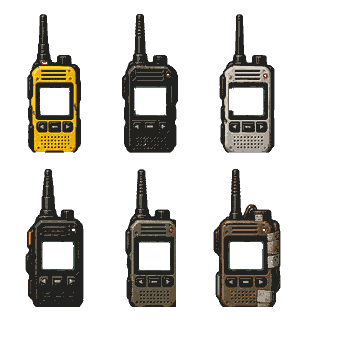
#> input picture art_source/radio/legacy/DTA_Walkie_Shells_CompactSource.png, 341 x 341 px, found by its file name
$ python build_dtabstract_walkie_shells_compact.py
#> lines starting #> are read from the running program, lines starting #| are printed output that depends on the picture
#!/usr/bin/env python3
"""Rebuild PsychopatzCore's manifest-aligned 1024x1024 shell texture.

The checked-in 341x341 compact art retains six artist-approved radio designs,
downsampled from the earlier higher-resolution approved local PNG. This is a
pixel-art fidelity compromise until the full-size master is published. The
compact source and the generated production atlas are BOTH stored in GitHub.
Build time only: requires Pillow; game does not load this script.
"""
import argparse
from collections import deque
from pathlib import Path
from PIL import Image, ImageDraw

SRC_SIZE = (341, 341)
ATLAS_SIZE = (1024, 1024)
COLS = (32, 320, 608)
ROWS = (32, 496)
SCREENS = [
    ("walkie_toys_shell",       (90, 236, 81, 61)),
    ("walkie_valutech_shell",   (85, 236, 82, 61)),
    ("walkie_premium_shell",    (81, 236, 83, 61)),
    ("walkie_tactical_shell",   (99, 246, 81, 55)),
    ("walkie_usarmy_shell",    (107, 247, 72, 55)),
    ("walkie_makeshift_shell",  (86, 247, 79, 55)),
]

# Measured connected alpha-zero apertures in the checked-in compact source
# after the 1024px atlas transform.  These are intentionally larger than the
# safe content viewports above; the runtime matte must cover this complete
# opening without filling the shell's unrelated exterior transparency.
LCD_BACKDROPS = [
    (88, 232, 90, 81),
    (82, 232, 96, 81),
    (80, 232, 102, 81),
    (97, 231, 93, 81),
    (97, 234, 93, 81),
    (83, 231, 99, 81),
]

ATLAS_GUTTERS = [
    (288, 32, 32, 896),
    (576, 32, 32, 896),
    (864, 32, 32, 896),
    (32, 464, 832, 32),
]


def compose(source):
    image = Image.open(source).convert("RGBA")
#> image is the input picture: PIL image 341x341 RGBA; mean R, G, B, A 16.6, 15.2, 11.2, 58.8
    if image.size != SRC_SIZE:
        raise ValueError(f"expected {SRC_SIZE} source, got {image.size}")
    full = image.resize(ATLAS_SIZE, Image.Resampling.NEAREST)
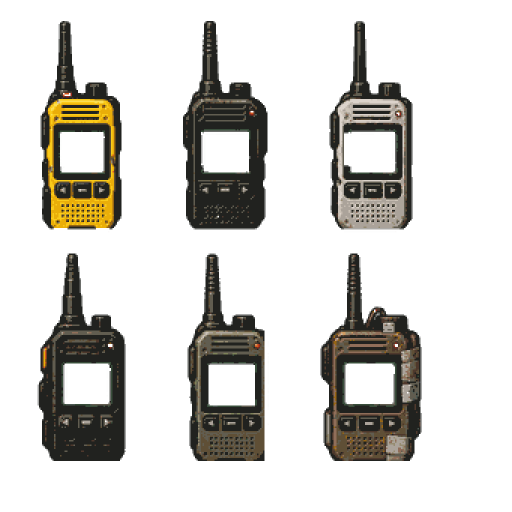
#> full: PIL image 1024x1024 RGBA (shown at 1/2 size); mean R, G, B, A 16.6, 15.2, 11.2, 58.8; transparent parts drawn white
    alpha = full.getchannel("A")
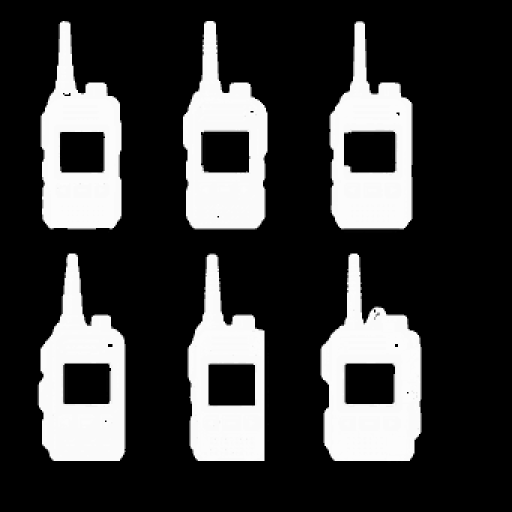
#> alpha: PIL image 1024x1024 L (shown at 1/2 size); min 0, max 253, mean 58.8
    draw = ImageDraw.Draw(alpha)
    for index, (name, screen) in enumerate(SCREENS):
        cx, cy = COLS[index % 3], ROWS[index // 3]
        sx, sy, sw, sh = screen
        draw.rectangle((cx + sx, cy + sy,
                        cx + sx + sw - 1, cy + sy + sh - 1), fill=0)
    # Keep every UV cell isolated.  The compact source has one fringe pixel
    # below the first row; leaving it in the inter-row gutter makes linear
    # filtering able to sample a neighboring shell at the cell boundary.
    for x, y, w, h in ATLAS_GUTTERS:
        draw.rectangle((x, y, x + w - 1, y + h - 1), fill=0)
    full.putalpha(alpha)
    return full


def validate(image):
    if image.mode != "RGBA" or image.size != ATLAS_SIZE:
        raise AssertionError("wrong atlas mode or dimension")
    assert image.getpixel((0, 0))[3] == 0
    for index, (name, (sx, sy, sw, sh)) in enumerate(SCREENS):
        cx, cy = COLS[index % 3], ROWS[index // 3]
        sprite = image.crop((cx, cy, cx + 256, cy + 432))
        if sprite.getchannel("A").getbbox() is None:
            raise AssertionError(f"{name}: empty shell")
        region = image.crop((cx + sx, cy + sy,
                             cx + sx + sw, cy + sy + sh))
        if region.getchannel("A").getbbox() is not None:
            raise AssertionError(f"{name}: screen is not fully transparent")
        if sx < 0 or sy < 0 or sx + sw > 256 or sy + sh > 432:
            raise AssertionError(f"{name}: screen out of cell bounds")
        aperture = LCD_BACKDROPS[index]
        pixels = sprite.getchannel("A").load()
        start = (sx + sw // 2, sy + sh // 2)
        queue = deque([start])
        seen = {start}
        while queue:
            x, y = queue.popleft()
            for nx, ny in ((x - 1, y), (x + 1, y),
                           (x, y - 1), (x, y + 1)):
                if not (0 <= nx < 256 and 0 <= ny < 432):
                    continue
                if (nx, ny) in seen or pixels[nx, ny] != 0:
                    continue
                seen.add((nx, ny))
                queue.append((nx, ny))
        xs = [point[0] for point in seen]
        ys = [point[1] for point in seen]
        measured = (min(xs), min(ys), max(xs) - min(xs) + 1,
                    max(ys) - min(ys) + 1)
        if measured != aperture:
            raise AssertionError(
                f"{name}: LCD aperture drifted: {measured} != {aperture}"
            )
#> this loop made 6 passes
#> pass 1, in validate, `sprite = image.crop((cx, cy, cx + 256, cy + 432))`:
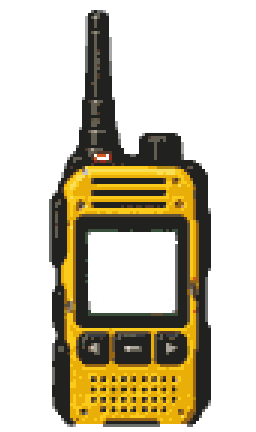
#> sprite: PIL image 256x432 RGBA; mean R, G, B, A 39.3, 32.2, 10.1, 89.5; transparent parts drawn white
#> pass 2, in validate, `sprite = image.crop((cx, cy, cx + 256, cy + 432))`:
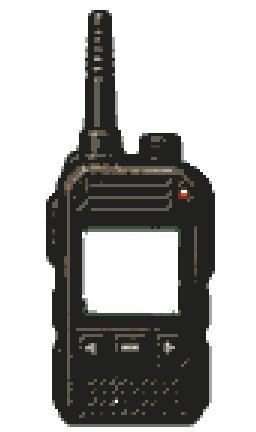
#> sprite: PIL image 256x432 RGBA; mean R, G, B, A 14.9, 15.1, 13, 90.4; transparent parts drawn white
    if image.crop((896, 0, 1024, 1024)).getchannel("A").getbbox():
        raise AssertionError("atlas bleeds into right reserve")
    if image.crop((0, 960, 1024, 1024)).getchannel("A").getbbox():
        raise AssertionError("atlas bleeds into bottom reserve")


def main():
    p = argparse.ArgumentParser()
    p.add_argument('--source',
        default='art_source/radio/legacy/DTA_Walkie_Shells_CompactSource.png')
    p.add_argument('--output',
        default='Contents/mods/PsychopatzCore/common/media/ui/psychopatz/radio/shells/DTA_Walkie_Shells.png')
    p.add_argument('--preview', default=None)
    args = p.parse_args()
    atlas = compose(args.source)
    validate(atlas)
    output = Path(args.output)
    output.parent.mkdir(parents=True, exist_ok=True)
    atlas.save(output, optimize=True)
    reopened = Image.open(output).convert('RGBA')
    validate(reopened)
#> the loop in validate (call 2), `for index, (name, (sx, sy, sw, sh)) in enumerate(SCREENS):` made 6 passes
#> pass 3, in validate (call 2), `sprite = image.crop((cx, cy, cx + 256, cy + 432))`:
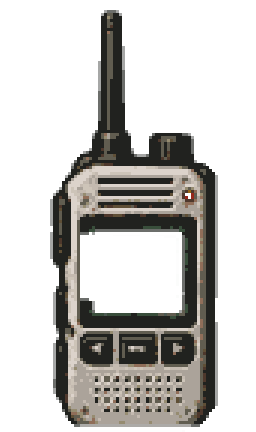
#> sprite: PIL image 256x432 RGBA; mean R, G, B, A 34.3, 33, 30.3, 88.1; transparent parts drawn white
    if reopened.tobytes() != atlas.tobytes():
        raise AssertionError('PNG roundtrip mismatch')
    if args.preview:
        bg = Image.new('RGBA', ATLAS_SIZE, (29, 33, 31, 255))
        bg.alpha_composite(atlas)
        bg.convert('RGB').save(args.preview, optimize=True)
    print('PASS: 1024x1024 / 6 walkie shells / alpha-zero LCD openings / valid cells')


if __name__ == '__main__':
    main()
